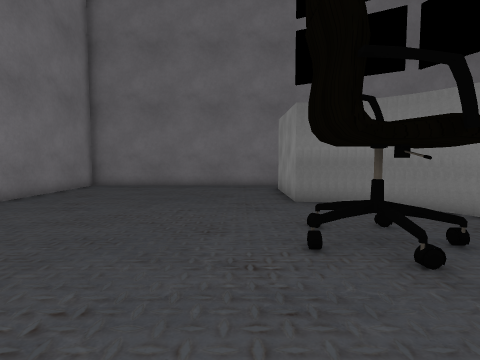
[1] (above)

16 first-person views from a walk through a 3-D level made in the Unity game engine. The camera is 1.3 m above the floor, tilts 4° down and sees 80° across. The floor is counted in squares, 1 m on a side. Each view is taken from the middle of a square. On the plan, view 1 faces up. The plan holds only what a view shows up to about 13 squares ahead; the rest is blank. The player is left out. Some surface patterns are stand-ins.

[2]
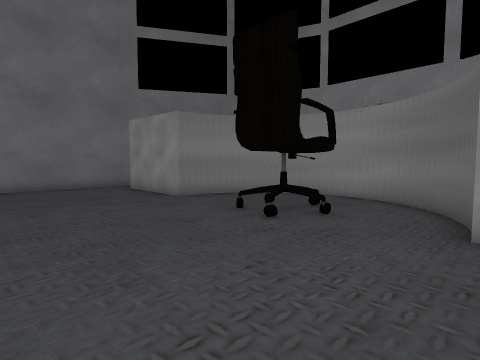

[3]
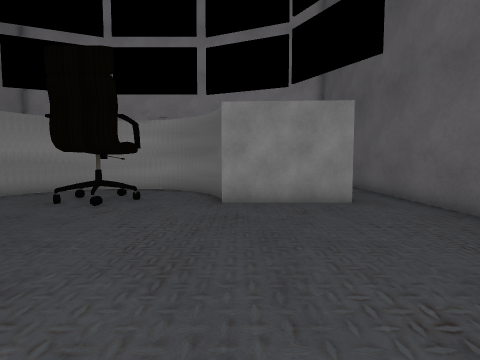

[4]
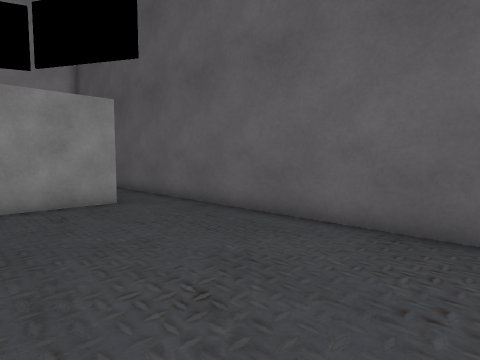

[5]
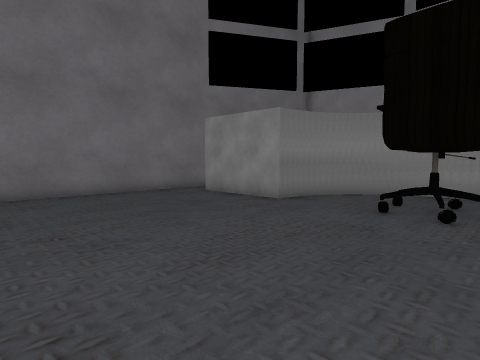

[6]
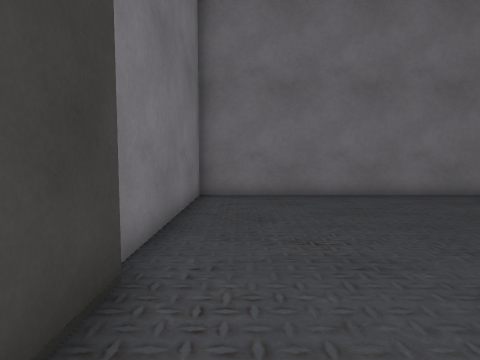

[7]
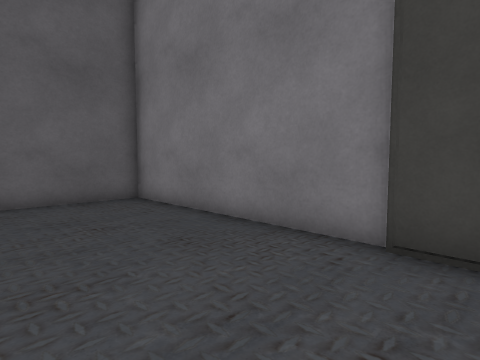

[8]
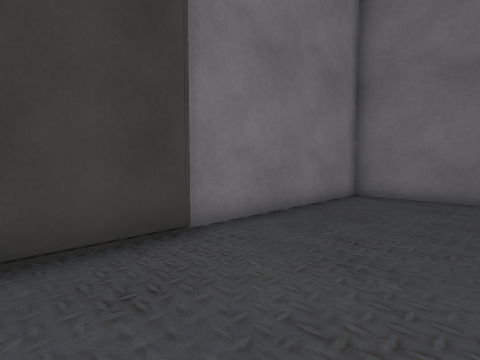

[9]
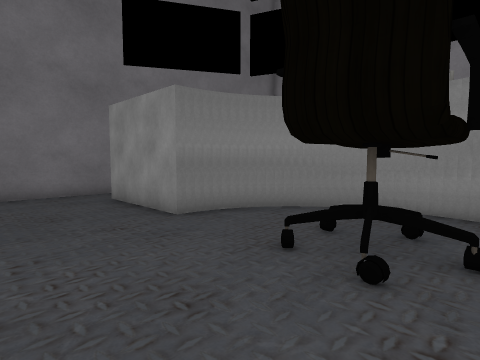

[10]
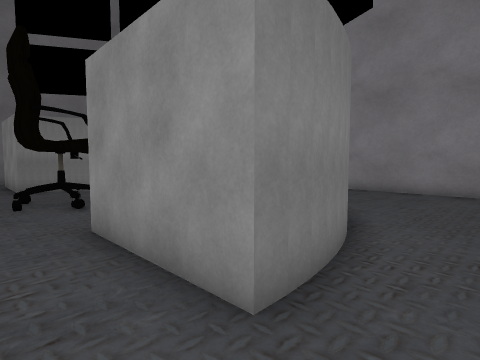

[11]
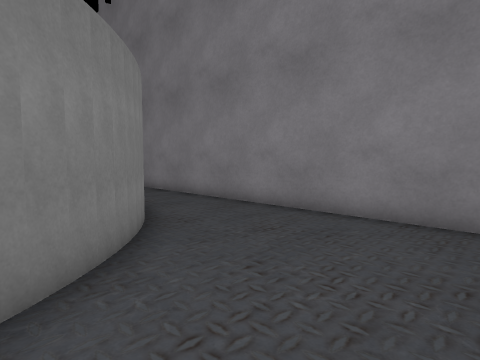

[12]
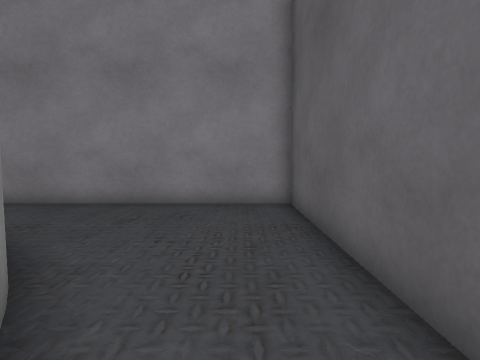

[13]
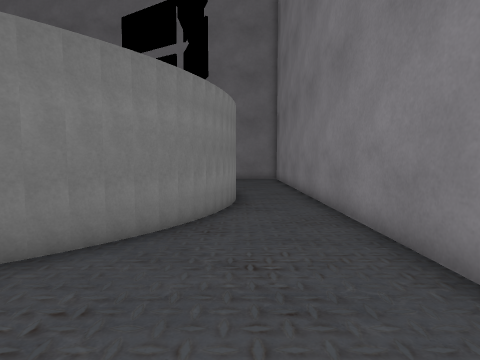

[14]
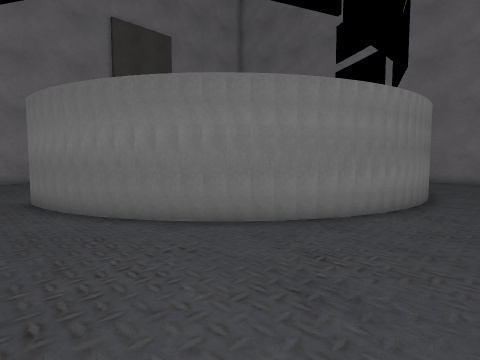

[15]
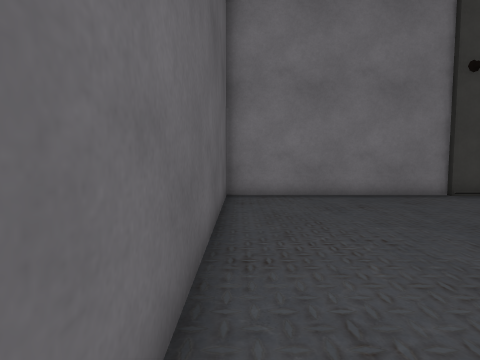

[16]
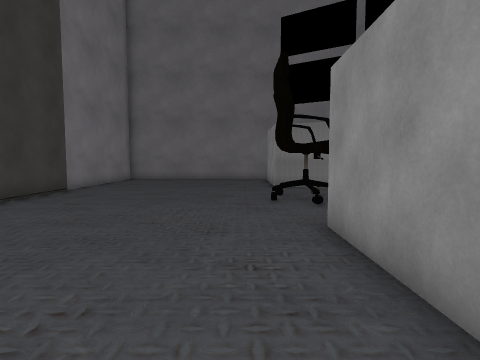

### Floor plan
Points are (right, up) in squares from view 1. A wall is a line through its corners. A room is listed if a view was taken in it or the views show most of it. See-through windows are left out.
Room 1 (views 1, 2, 3, 4, 5, 6, 7, 8, 9, 10, 16)
walls: (-7.2, 7.1) (-7.2, 2.6); (2.3, 8.8) (1.7, 8.8) (1.7, 12.9); (-7.5, 2.8) (-7.5, -5.5) (0.5, -5.5); (2.4, 0.6) (3, 0.8); (3.1, 8.6) (2.5, 8.8); (2.9, 0.7) (3.5, 1); (3.5, 8.5) (2.9, 8.7); (3.4, 0.9) (4, 1.2); (3.8, 1.1) (4.3, 1.5); (4.5, 7.8) (4, 8.2); (4.3, 1.4) (5, 2.1); (4.9, 7.3) (4.4, 8) (3.4, 8.5); (4.8, 1.9) (5.4, 2.6) (5.7, 3.4); (5.4, 6.7) (4.9, 7.4); (5.1, 2.3) (5.5, 2.8); (5.7, 5.8) (5.5, 6.4); (5.6, 3.3) (5.8, 3.9); (5.8, 3.7) (5.9, 4.8) (5.7, 6.1) (5.3, 6.8); (5.9, 4.5) (5.9, 5.1); (1.7, -3.4) (1.7, 0.6); (1.4, 14.5) (-7.5, 14.5) (-7.5, 7.1)
ways out: opening at (1.5, -4.5) to room 2; opening at (2, 14)
objects: chair (1, 4) to (3, 5)
Room 2 (views 11, 12, 13, 14, 15)
walls: (8, -0.6) (6.8, -1.7); (6.9, -1.6) (6, -2.3); (8.6, 0.2) (7.9, -0.7); (6.1, -2.2) (5.1, -2.7); (9.1, 1.2) (8.5, 0.1); (5.2, -2.7) (4.6, -2.9); (4.7, -2.9) (3.6, -3.2); (9.6, 2.5) (9, 1); (3.8, -3.2) (2.6, -3.4); (9.8, 3.5) (9.6, 2.4); (2.8, -3.4) (1.7, -3.4); (0.5, -5.5) (12.5, -5.5) (12.5, 2.4)
ways out: opening at (1.5, -4.5) to room 1; opening at (11.5, 3.5)

Where each view was taken, in squares from view 1:
view 1: 0 up, 0 right, facing up
view 2: 0 up, 4 left, facing up-right
view 3: 0 up, 7 left, facing right
view 4: 0 up, 7 left, facing down-right
view 5: 3 up, 6 left, facing up-right
view 6: 4 up, 6 left, facing up
view 7: 4 up, 3 left, facing down-left
view 8: 4 up, 3 left, facing up-left
view 9: 3 up, 2 left, facing up-right
view 10: 5 down, 0 right, facing up-right
view 11: 5 down, 6 right, facing up-right
view 12: 4 down, 4 right, facing right
view 13: 5 down, 10 right, facing up
view 14: 5 down, 12 right, facing up-left
view 15: 5 down, 3 right, facing left
view 16: 5 down, 0 right, facing up
